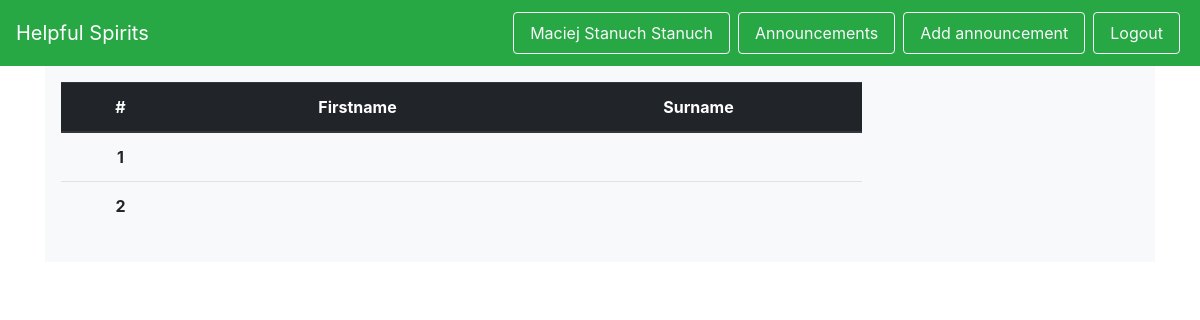
Page /volunteers (signed in) on the earlier database version.
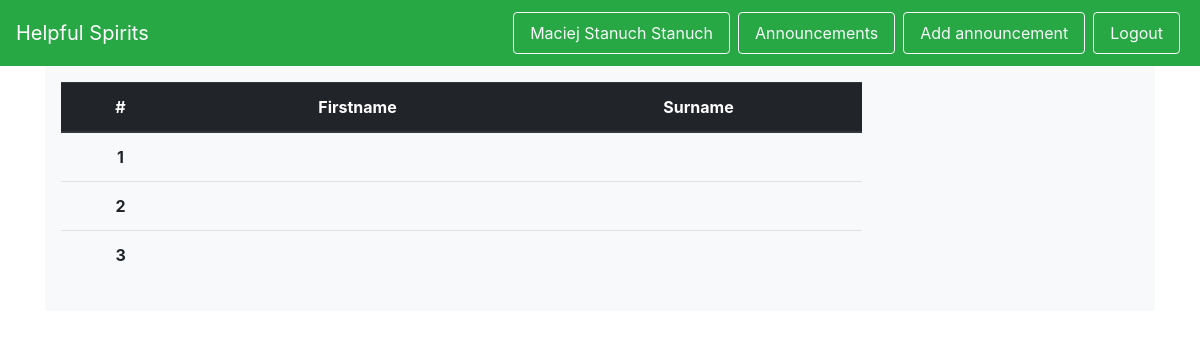
Same page on the later database version.
### helpful_spirits/models.py (models this page shows, shortened)
class Volunteer(db.Model, UserMixin):
    id = db.Column(db.Integer, primary_key=True)
    user_id = db.Column(db.Integer, db.ForeignKey('user.id'), nullable=False)
    is_active = db.Column(db.Boolean, default=False, nullable=False)
    city_id = db.Column(db.Integer, db.ForeignKey('city.id'), nullable=False)
    @staticmethod
    def get_all():
        return Volunteer.query.all()

### helpful_spirits/views.py (the view)
@app.route('/volunteers')
def volunteers():
    volunteers = Volunteer.get_all()
    users_id = [volunteer.id for volunteer in Volunteer.get_all()]
    users = [User.query.filter_by(id=user_id) for user_id in users_id]
    users = set(users) - {None}
    iterator_ = zip(volunteers, range(len(volunteers)))
    user_iterator_ = zip(users, range(len(users)))
    return render_template('volunteers.html', volunteers=iterator_, users=user_iterator_)

### helpful_spirits/__init__.py (called while the page is built)
@login_manager.user_loader
def load_user(user_id):
    return models.User.query.filter_by(id=user_id).first()

### helpful_spirits/templates/volunteers.html (shortened to what this page needs)
{% extends 'base.html' %}
{% from "includes/_forms.html" import render_field %}
{% block body %}
    <div id="wrapper-div" style="background-color: #f8f9fa;">
        <div class="row py-3 px-3">
            <div class="col-9">
                <div id="posters">
                    <table class="table text-center">
                        <thead class="thead-dark">
                        <tr>
                            <th scope="col">#</th>
                            <th scope="col">Firstname</th>
                            <th scope="col">Surname</th>
                        </tr>
                        </thead>
                        <tbody>
                        {% for volunteer, index in volunteers %}
                            <tr>
                                <th scope="row">{{ index +  1 }}</th>
                                <td><a href="/volunteers/{{ volunteer.id }}"> {{ volunteer_firstname }}</a></td>
                                <td>{{ volunteer.surname }}</td>
                            </tr>
                        {% endfor %}
                        </tbody>
                    </table>
                </div>
            </div>
        </div>
    </div>
{% endblock %}

Differences in the rows shown:
added Volunteer: index+1 "3"
